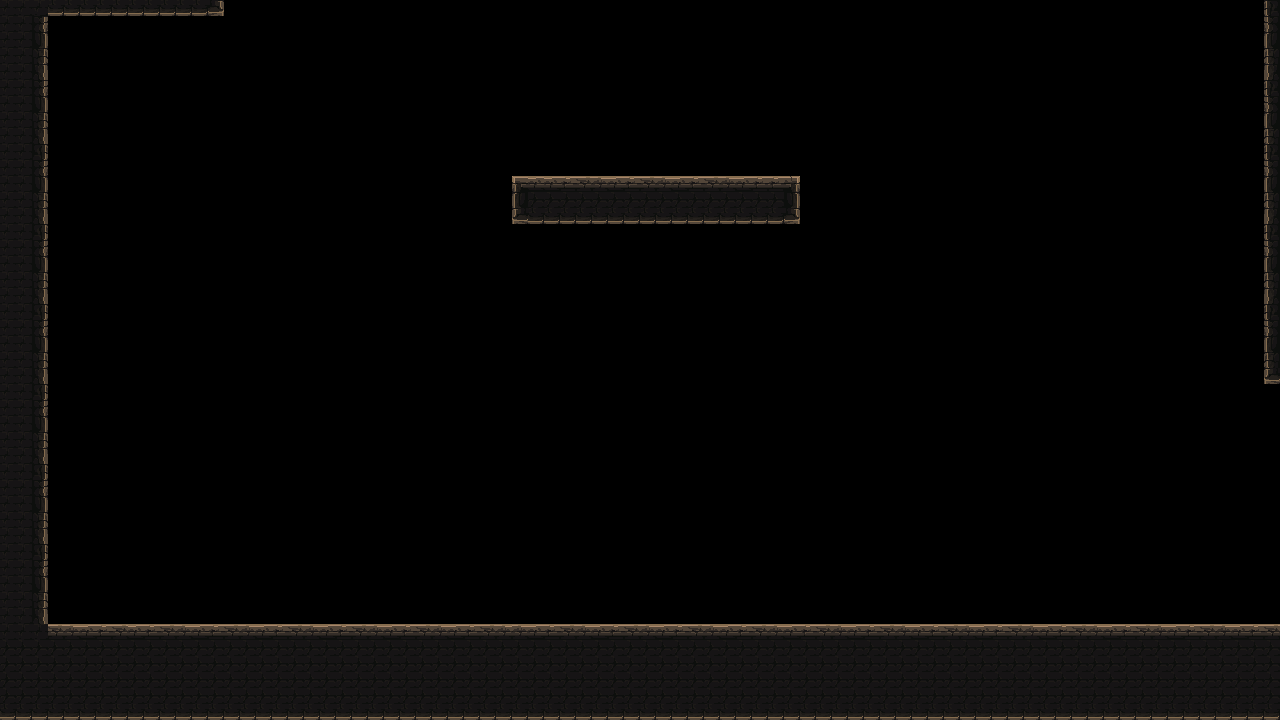

This is a level from a 2D game, rendered from its Tiled map with the project's own tilesets. A one-line summary and the map file follow, with tile-layer data summarised:
An orthogonal 80x45 tile map with 16x16 px tiles, 1 tile layer (platform).

<map version="1.4" tiledversion="1.4.3" orientation="orthogonal" renderorder="right-down" width="80" height="45" tilewidth="16" tileheight="16" infinite="0" nextlayerid="2" nextobjectid="1">
 <tileset firstgid="1" name="mainlevbuild_A" tilewidth="16" tileheight="16" tilecount="4096" columns="64">
  <image source="mainlevbuild_A.png" width="1024" height="1024" />
 </tileset>
 <layer id="1" name="platform" width="80" height="45">
  <data>[3600 cells, 686 non-empty, 21 distinct tile ids]</data>
 </layer>
</map>
